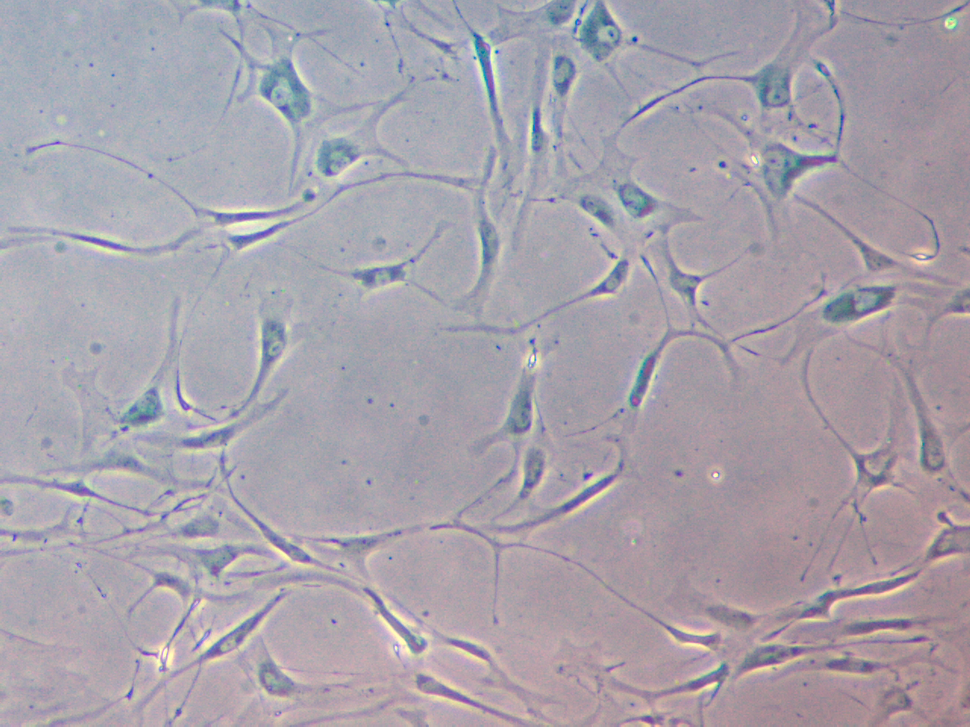
#> input picture nodejs-web/sample/Snap-9415_4.png, 970 x 727 px, shrunk from 1280 x 960 before the run; its folder holds only this picture in this run
$ python -i divide.py   (imports and definitions only)
#> lines starting #> are read from the running program, lines starting #| are printed output that depends on the picture
# 이미지 가로 1/2 세로 1/2 4등분해서 저장하는 코드
from PIL import Image
import os

def split_image(image_path, output_dir):
    # 이미지 열기
#> called with image_path = '../nodejs-web/sample/Snap-9415_4.png', output_dir = 'out.png'
    image = Image.open(image_path)
#> image is the input picture: PIL image 970x727 RGB; mean R, G, B 167.7, 161.7, 171.4
    image_width, image_height = image.size
#> image_width = 970; image_height = 727

    # 가로, 세로 2등분
    width_half = image_width // 2
#> width_half = 485
    height_half = image_height // 2
#> height_half = 363

    # 4등분된 이미지 저장
    basename = os.path.basename(image_path)
    filename, ext = os.path.splitext(basename)

    # 이미지 1: 왼쪽 상단
    img1 = image.crop((0, 0, width_half, height_half))
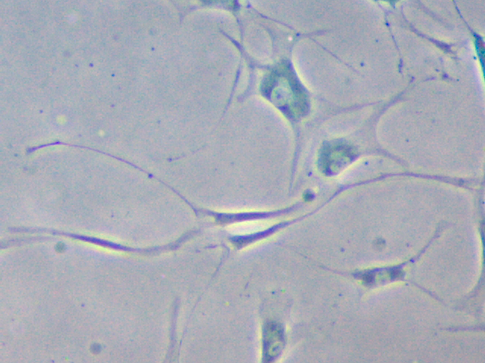
#> img1: PIL image 485x363 RGB; mean R, G, B 168.8, 172.3, 182.6
    img1.save(os.path.join(output_dir, f"{filename}_1{ext}"))

    # 이미지 2: 오른쪽 상단
    img2 = image.crop((width_half, 0, image_width, height_half))
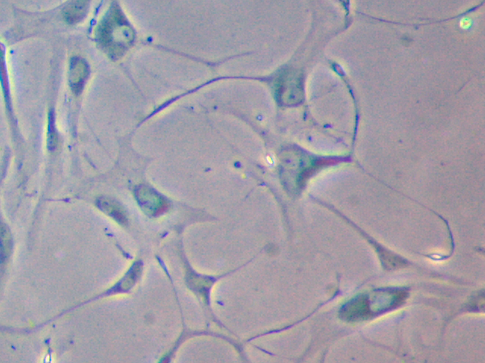
#> img2: PIL image 485x363 RGB; mean R, G, B 161.5, 156.9, 167.4
    img2.save(os.path.join(output_dir, f"{filename}_2{ext}"))

    # 이미지 3: 왼쪽 하단
    img3 = image.crop((0, height_half, width_half, image_height))
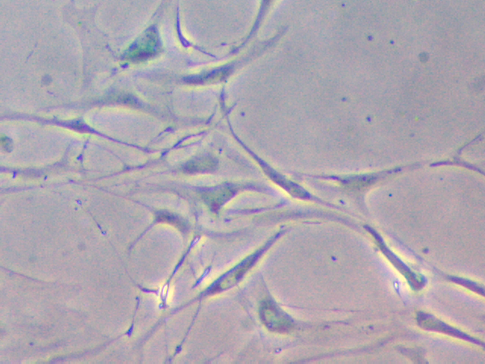
#> img3: PIL image 485x364 RGB; mean R, G, B 173.9, 167.1, 176.3
    img3.save(os.path.join(output_dir, f"{filename}_3{ext}"))

    # 이미지 4: 오른쪽 하단
    img4 = image.crop((width_half, height_half, image_width, image_height))
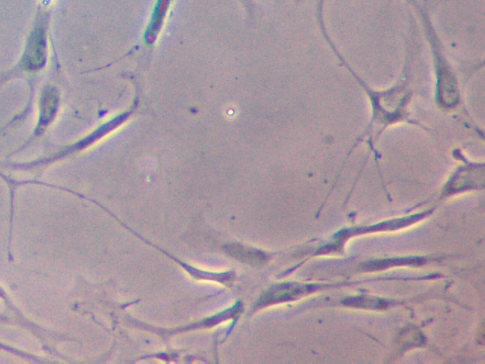
#> img4: PIL image 485x364 RGB; mean R, G, B 166.7, 150.8, 159.3
    img4.save(os.path.join(output_dir, f"{filename}_4{ext}"))

def process_folder(input_folder, output_folder):
    if not os.path.exists(output_folder):
        os.makedirs(output_folder)

    # 폴더 내 모든 파일 처리
    for filename in os.listdir(input_folder):
        if filename.endswith('.png'):
            file_path = os.path.join(input_folder, filename)
            split_image(file_path, output_folder)

# 예시 사용법
input_folder = '/Users/seoseondeok/study/ESG_AI/project/data/processed/old_young/SA-β-gal'
output_folder = '/Users/seoseondeok/study/ESG_AI/project/data/processed/sa-gal-divided'
# [1 line not run here, left out]

>>> result = split_image('../nodejs-web/sample/Snap-9415_4.png', 'out.png')

$ run again, on nodejs-web/sample/Snap-9420_4.png
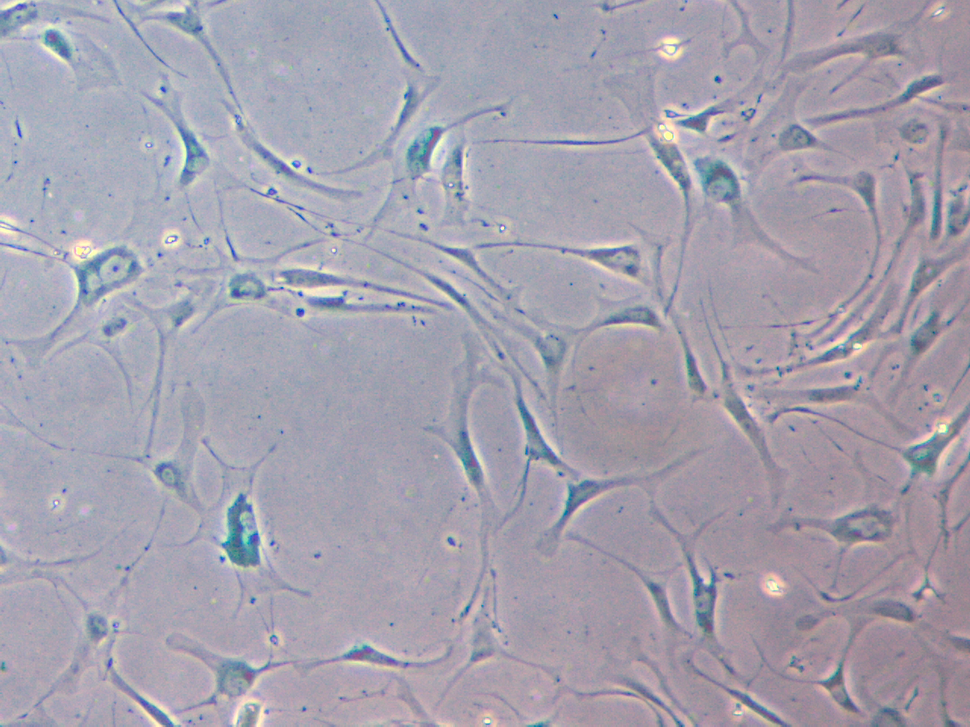
#> input picture nodejs-web/sample/Snap-9420_4.png, 970 x 727 px, shrunk from 1280 x 960 before the run
#> in split_image, image is the input picture: PIL image 970x727 RGB; mean R, G, B 164.9, 161.1, 174.4
#> in split_image, `img1 = image.crop((0, 0, width_half, height_half))`:
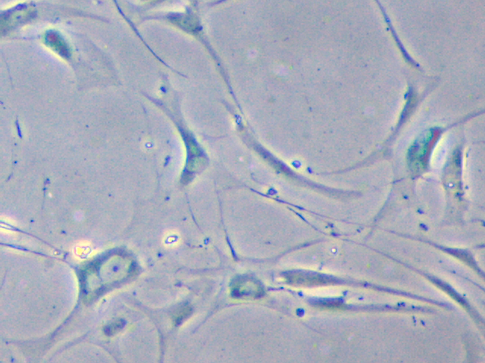
#> img1: PIL image 485x363 RGB; mean R, G, B 168.5, 172.5, 186.6
#> in split_image, `img4 = image.crop((width_half, height_half, image_width, image_height))`:
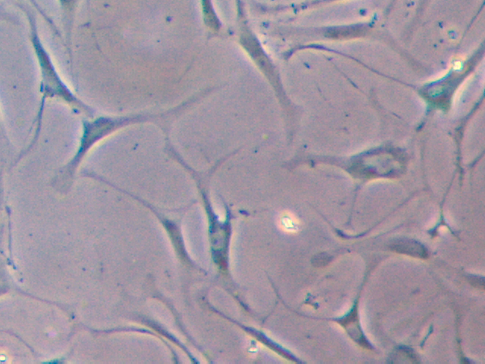
#> img4: PIL image 485x364 RGB; mean R, G, B 159.7, 149.2, 161.7

$ run again, on nodejs-web/sample/Snap-9421_4.png
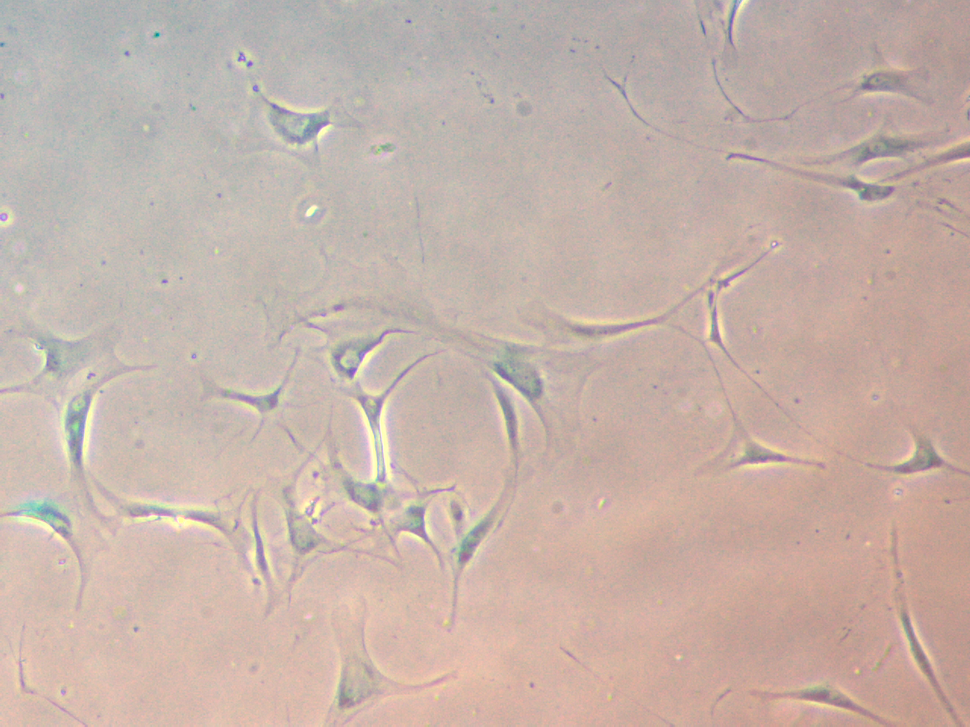
#> input picture nodejs-web/sample/Snap-9421_4.png, 970 x 727 px, shrunk from 1280 x 960 before the run
#> in split_image, image is the input picture: PIL image 970x727 RGB; mean R, G, B 197.7, 178.9, 170.3
#> in split_image, `img3 = image.crop((0, height_half, width_half, image_height))`:
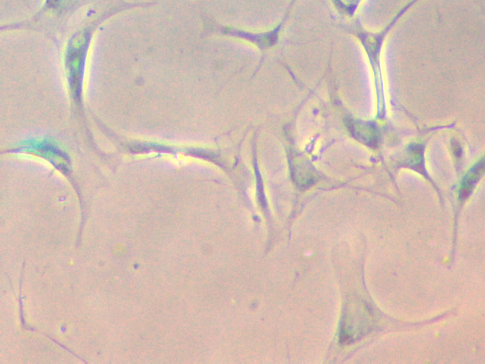
#> img3: PIL image 485x364 RGB; mean R, G, B 209.4, 188.7, 177.4
#> in split_image, `img4 = image.crop((width_half, height_half, image_width, image_height))`:
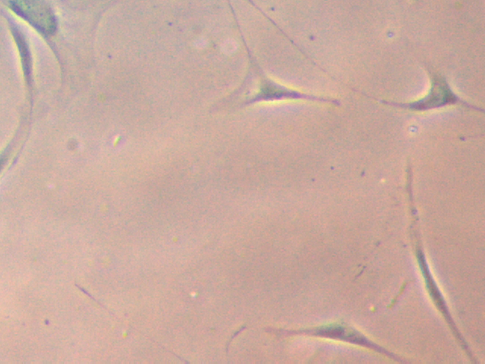
#> img4: PIL image 485x364 RGB; mean R, G, B 201.8, 170.8, 158.9
